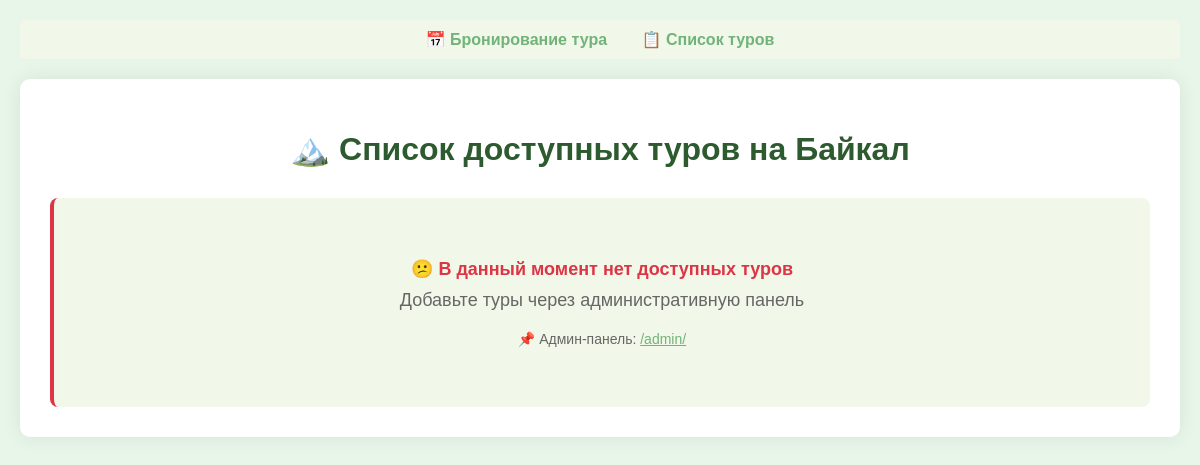
The page /tours/ on the database as committed earlier.
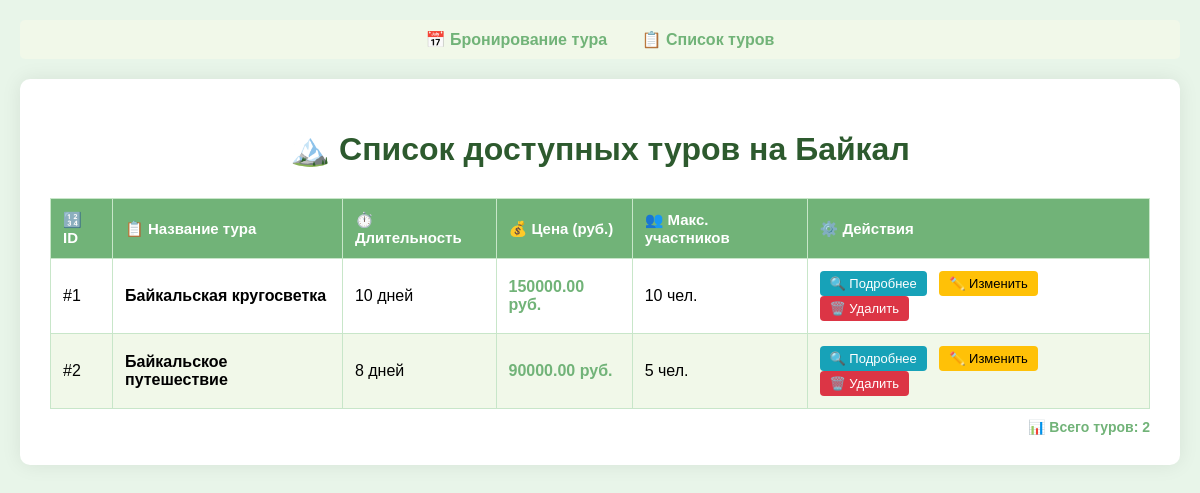
The same page on the database as committed later.
### booking/models.py (models this page shows, shortened)
class Tour(models.Model):
    objects = models.Manager()
    title = models.CharField(max_length=200)
    description = models.TextField()
    duration = models.IntegerField()
    price = models.DecimalField(max_digits=10,decimal_places=2)
    max_people = models.IntegerField()
    removed = models.BooleanField(default=False)
    image = models.ImageField(
        upload_to="tours/",
        default="tours/default.jpg")

### booking/views.py (the view)
# urls.py: path('tours/', views.tour_list_view, name='tour_list'),
def tour_list_view(request):
    tours = Tour.objects.filter(removed=False)
    return render(
        request,
        "booking/tour_list.html",
        {
            "tours": tours
        }
    )

### templates/booking/tour_list.html (shortened to what this page needs)
<!DOCTYPE html>
<html>
<head>
{% load static %}
</head>
<body>
<div class="nav">
    <a href="{% url 'booking' %}">📅 Бронирование тура</a>
    <a href="{% url 'tour_list' %}">📋 Список туров</a>
</div>
<div class="container">
<h1>🏔️ Список доступных туров на Байкал</h1>
{% if tours %}
<table>
    <thead>
        <tr>
            <th>ID</th>
            <th>Название тура</th>
            <th>Длительность</th>
            <th>Цена (руб.)</th>
            <th>Макс. участников</th>
            <th>Действия</th>
        </tr>
    </thead>
    <tbody>
        {% for tour in tours %}
        <tr>
            <td>#{{ tour.id }}</td>
            <td>
                <strong>{{ tour.title }}</strong>
            </td>
            <td>{{ tour.duration }} дней</td>
            <td class="price">{{ tour.price }} руб.</td>
            <td>{{ tour.max_people }} чел.</td>
            <td class="actions">
                <a href="{% url 'tour_detail' tour.id %}" class="btn-detail" title="Подробнее о туре">🔍 Подробнее</a>
                <a href="{% url 'tour_edit' tour.id %}" class="btn-edit" title="Редактировать тур">✏️ Изменить</a>
                <a href="{% url 'tour_delete' tour.id %}" class="btn-delete"
                   onclick="return confirm('Вы уверены, что хотите удалить тур "{{ tour.title }}"?');"
                   title="Удалить тур">🗑️ Удалить</a>
            </td>
        </tr>
        {% endfor %}
    </tbody>
</table>
<div class="tour-count">
    📊 Всего туров: {{ tours|length }}
</div>
{% else %}
<div class="no-tours">
    <p>😕 В данный момент нет доступных туров</p>
    <p>Добавьте туры через административную панель</p>
    <p style="font-size: 14px; margin-top: 20px;">
        📌 Админ-панель: <a href="/admin/" style="color: #71b378;">/admin/</a>
    </p>
</div>
{% endif %}
</div>
</body>
</html>

Rows that differ between the two databases and show on the page:
added Tour: id "1", title "Байкальская кругосветка", duration "10", price "150000.00", max_people "10"
added Tour: id "2", title "Байкальское путешествие", duration "8", price "90000.00", max_people "5"
Other text that changed with them:
{{ tours|length }}: (not shown) → "2"
text no longer shown: "😕 В данный момент нет доступных туров Добавьте туры через административную панель 📌 Админ-панель: /admin/"
text now shown: "ID Название тура Длительность Цена (руб.) Макс. участников Действия 📊 Всего туров:"
